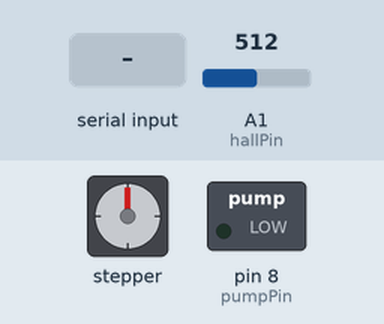
Recording of a sketch running on a simulated Arduino Uno, built with avr-gcc and run on an emulated ATmega328P. On the bench: stepper motor, switched loads named in the sketch (green lamp = pin HIGH). Inputs (shaded band) come from the test bench; at power-on: A1 (hallPin) = 512. Stepper angles assume 200 steps per turn; what the sketch prints to the serial monitor is not drawn.

Above: at 1.2 s.
1.3 s: "r" received over Serial
At 1.75 s:
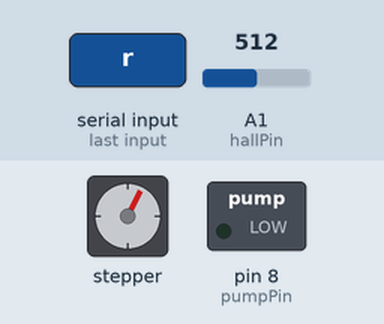
4.3 s: "1" received over Serial
At 4.46 s:
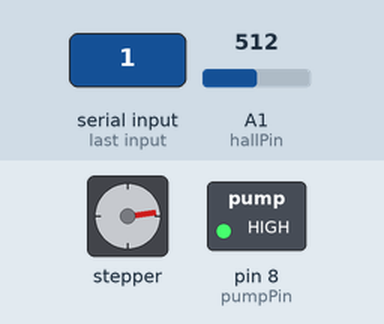
7.3 s: "0" received over Serial
At 7.46 s:
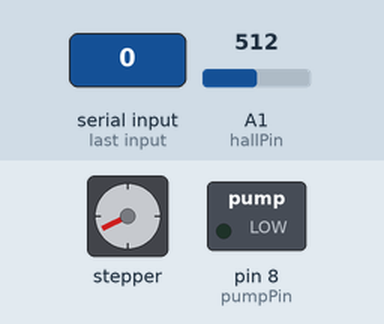
10.3 s: A1 (hallPin) set to 40
13.3 s: A1 (hallPin) set to 1010
16.3 s: "1" received over Serial
At 16.78 s:
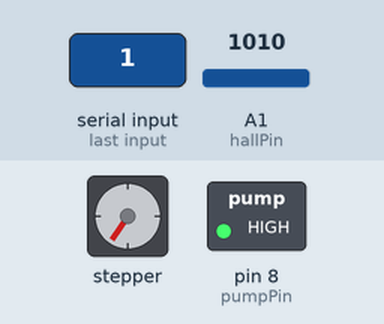
Timing chart, 0 to 23.2 s (numbered marks = the images above; inputs shaded):
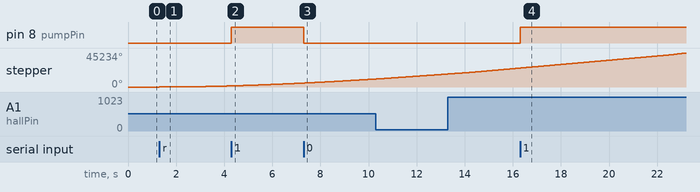

The sketch:

Vacuum_stepper_hallsensor.ino
```cpp
#include <AccelStepper.h>

// 핀 설정
const int pumpPin = 8;
const int hallPin = A1;
const int transPul = 25;
const int transDir = 26;

AccelStepper stepper(1, transPul, transDir);
bool motorRunning = false;

unsigned long lastTime = 0;
bool lastStatus = 0;

void setup() {
  Serial.begin(115200);
  pinMode(pumpPin, OUTPUT);
  digitalWrite(pumpPin, LOW);

  stepper.setMaxSpeed(5000);
  stepper.setAcceleration(200);

  Serial.println("--- 시스템 통합 제어 시작 ---");
}

void loop() {
  // 1. 모터 구동
  if (motorRunning) {
    stepper.run();
    if (stepper.distanceToGo() < 1000) {
      stepper.moveTo(stepper.currentPosition() + 2000000000L);
    }
  } else {
    stepper.stop();
  }

  // 2. 시리얼 입력 (제어)
  if (Serial.available() > 0) {
    char cmd = Serial.read();
    if (cmd == '1') { digitalWrite(pumpPin, HIGH); Serial.println("펌프 ON"); }
    else if (cmd == '0') { digitalWrite(pumpPin, LOW); Serial.println("펌프 OFF"); }
    else if (cmd == 'r') { motorRunning = true; stepper.moveTo(stepper.currentPosition() + 2000000000L); Serial.println("모터 회전"); }
    else if (cmd == 's') { motorRunning = false; Serial.println("모터 정지"); }
  }

  // 3. 센서 테스트 로직
  int hallValue = analogRead(hallPin);

  // 판정 기준값 (44로 수정)
  int currentStatus = (hallValue < 44) ? 1 : 0;

  // [확인용] 현재 상태 실시간 출력 (Status가 0과 1로 바뀌는지 확인하세요)
  static unsigned long lastStatusPrint = 0;
  if (millis() - lastStatusPrint > 500) {
    Serial.print("Status: ");
    Serial.print(currentStatus);
    Serial.print(" | Raw Value: ");
    Serial.println(hallValue);
    lastStatusPrint = millis();
  }

  // RPM 측정 로직
  if (currentStatus == 1 && lastStatus == 0) {
    unsigned long currentTime = millis();
    if (currentTime - lastTime > 50) {
      float rpm = 60000.0 / (currentTime - lastTime);
      Serial.print(">>> 감지됨! RPM: ");
      Serial.println(rpm);
    }
    lastTime = currentTime;
  }
  lastStatus = currentStatus;
}
```

Measured:
- after the input at 1.3 s, stepper: keeps turning clockwise at about 501°/s, starting at once
- after the input at 4.3 s, pin 8 (pumpPin): LOW → HIGH at once
- after the input at 7.3 s, pin 8 (pumpPin): HIGH → LOW at once
- after the input at 16.3 s, pin 8 (pumpPin): LOW → HIGH at once
